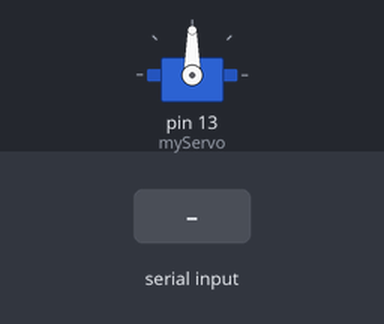
Simulated run of this sketch. Board: Arduino Uno, built with avr-gcc and run on an emulated ATmega328P. Parts: servo. Inputs (shaded band) come from the test bench. What the sketch prints to the serial monitor is not drawn.

Above: at 1.2 s.
1.3 s: "30,150\n" received over Serial
At 2.3 s:
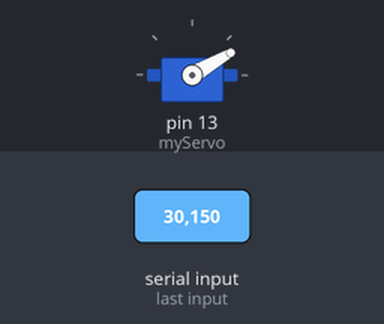
2.8 s: "5\n" received over Serial
At 3.3 s:
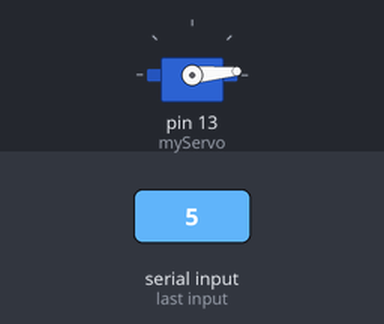
4.3 s: "90,45\n" received over Serial
At 4.6 s:
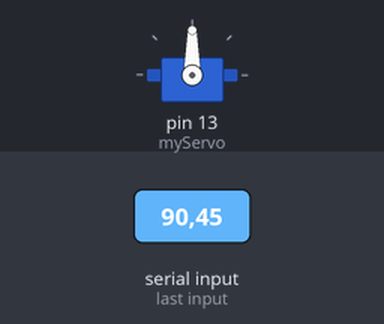
Timing chart, 0 to 7.3 s (numbered marks = the images above; inputs shaded):
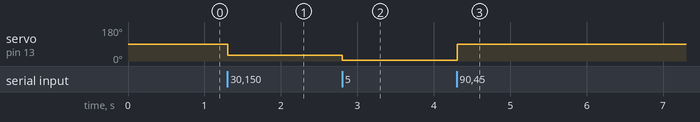

Measured:
- after the input at 1.3 s, servo on pin 13 (myServo): 90° → 30° at once
- after the input at 2.8 s, servo on pin 13 (myServo): 30° → 5° at once
- after the input at 4.3 s, servo on pin 13 (myServo): 5° → 90° at once

The sketch:

servo.ino
```cpp
#include <Servo.h>

Servo myServo;
int pos = 90;            // current position, start at 90°
String inputBuffer = ""; // holds incoming serial data
bool newData = false;

void setup() {
  Serial.begin(9600);
  myServo.attach(13);    // servo signal on pin 13
  myServo.write(pos);    // move to starting position
  Serial.println("Servo control ready on pin 13.");
  Serial.println("Enter an angle (0–180) to move the servo.");
  Serial.print("Current: ");
  Serial.print(pos);
  Serial.println("°");
}

void loop() {
  readSerial();
  if (newData) {
    int angle = inputBuffer.toInt();
    if (inputBuffer.length() > 0 && angle >= 0 && angle <= 180) {
      pos = angle;
      myServo.write(pos);
      Serial.print("Moved to ");
      Serial.print(pos);
      Serial.println("°");
    } else {
      Serial.print("Invalid: '");
      Serial.print(inputBuffer);
      Serial.println("'. Enter 0–180.");
    }
    inputBuffer = "";
    newData = false;
  }
}

void readSerial() {
  while (Serial.available()) {
    char c = Serial.read();
    if (c == '\n') {
      newData = true;
    } else if (c != '\r') {
      inputBuffer += c;
    }
  }
}
```
